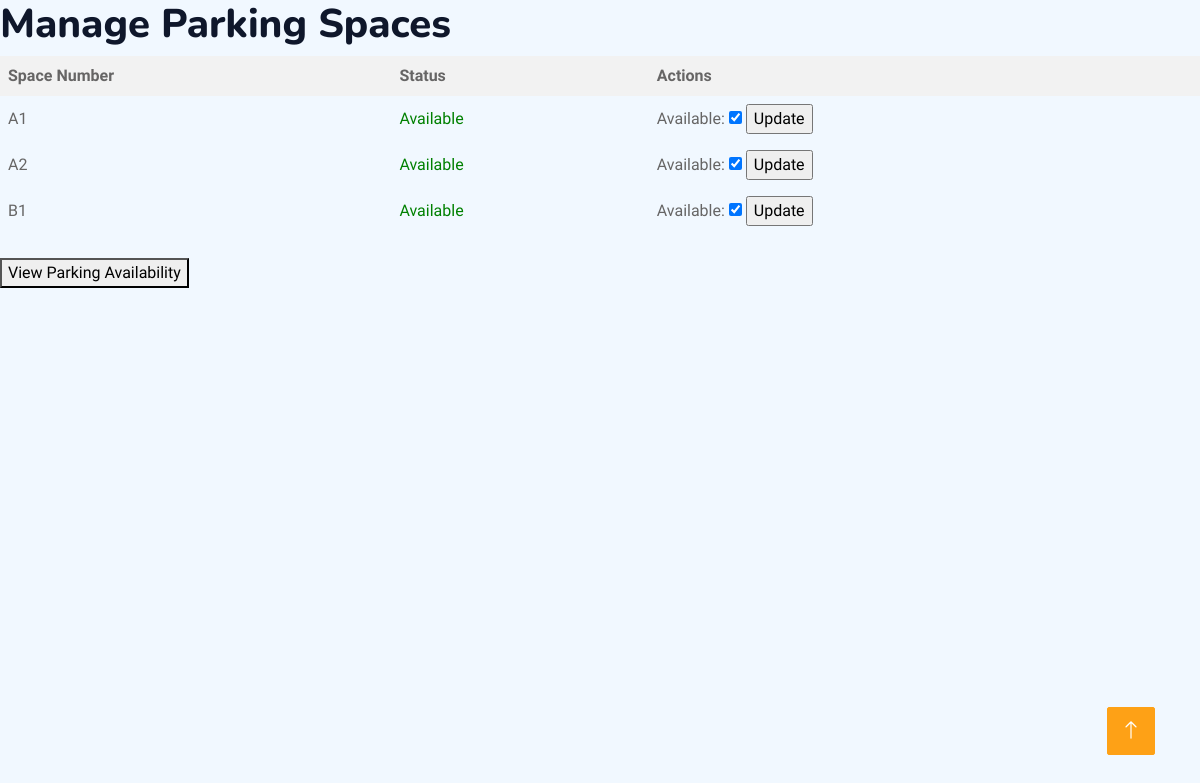
The app's page /manage_parking.php with its own data.
### tables this page shows
CREATE TABLE `parking_spaces` (
  `id` int(11) NOT NULL,
  `space_number` varchar(10) NOT NULL,
  `is_available` tinyint(1) NOT NULL DEFAULT 1,
  `last_updated` timestamp NOT NULL DEFAULT current_timestamp() ON UPDATE current_timestamp()
);

### manage_parking.php (the view, shortened to what this page needs)
<?php
include 'db_connection.php';
$query = "SELECT * FROM parking_spaces";
$result = mysqli_query($conn, $query);
?>
<!DOCTYPE html>
<html lang="en">
<head>
    <link href="https://cdnjs.cloudflare.com/ajax/libs/font-awesome/5.10.0/css/all.min.css" rel="stylesheet">
    <link href="https://cdn.jsdelivr.net/npm/bootstrap-icons@1.4.1/font/bootstrap-icons.css" rel="stylesheet">
    <link href="lib/animate/animate.min.css" rel="stylesheet">
    <link href="lib/owlcarousel/assets/owl.carousel.min.css" rel="stylesheet">
    <link href="lib/tempusdominus/css/tempusdominus-bootstrap-4.min.css" rel="stylesheet" />
    <link href="css/bootstrap.min.css" rel="stylesheet">
    <link href="css/style.css" rel="stylesheet">
</head>
<body>
    <h1>Manage Parking Spaces</h1>
    <table>
        <thead>
            <tr>
                <th>Space Number</th>
                <th>Status</th>
                <th>Actions</th>
            </tr>
        </thead>
        <tbody>
            <?php while ($row = mysqli_fetch_assoc($result)) { ?>
                <tr>
                    <td><?php echo htmlspecialchars($row['space_number']); ?></td>
                    <td class="<?php echo $row['is_available'] ? 'available' : 'not-available'; ?>">
                        <?php echo $row['is_available'] ? 'Available' : 'Not Available'; ?>
                    </td>
                    <td>
                        <form action="update_parking.php" method="post">
                            <label for="is_available_<?php echo htmlspecialchars($row['space_number']); ?>">Available:</label>
                            <input type="checkbox" id="is_available_<?php echo htmlspecialchars($row['space_number']); ?>" name="is_available" <?php echo $row['is_available'] ? 'checked' : ''; ?>>
                            <input type="submit" value="Update">
                        </form>
                    </td>
                </tr>
            <?php } ?>
        </tbody>
    </table>
    <br>
    <button onclick="window.location.href='display_parking.php';">View Parking Availability</button>
        <a href="#" class="btn btn-lg btn-primary btn-lg-square back-to-top"><i class="bi bi-arrow-up"></i></a>
</body>
</html>

### css/style.css (style rules this page uses)
:root { --primary: #FEA116; --light: #F1F8FF; --dark: #0F172B; }
.back-to-top { position: fixed; display: none; right: 45px; bottom: 45px; z-index: 99; }
.btn { font-family: 'Nunito', sans-serif; font-weight: 500; text-transform: uppercase; transition: .5s; }
.btn.btn-primary, .btn.btn-secondary { color: #FFFFFF; }
.btn-lg-square { width: 48px; height: 48px; }
.btn-square, .btn-sm-square, .btn-lg-square { padding: 0; display: flex; align-items: center; justify-content: center; font-weight: normal; border-radius: 2px; }

### manage_parking.php (style rules this page uses)
table { width: 100%; border-collapse: collapse; }
th, td { border: 1px solid #ddd; padding: 8px; }
th { background-color: #f2f2f2; }
.available { color: green; }

### records on screen
parking_spaces: space_number "A1", shows "Available", is_available "☑"
parking_spaces: space_number "A2", shows "Available", is_available "☑"
parking_spaces: space_number "B1", shows "Available", is_available "☑"
